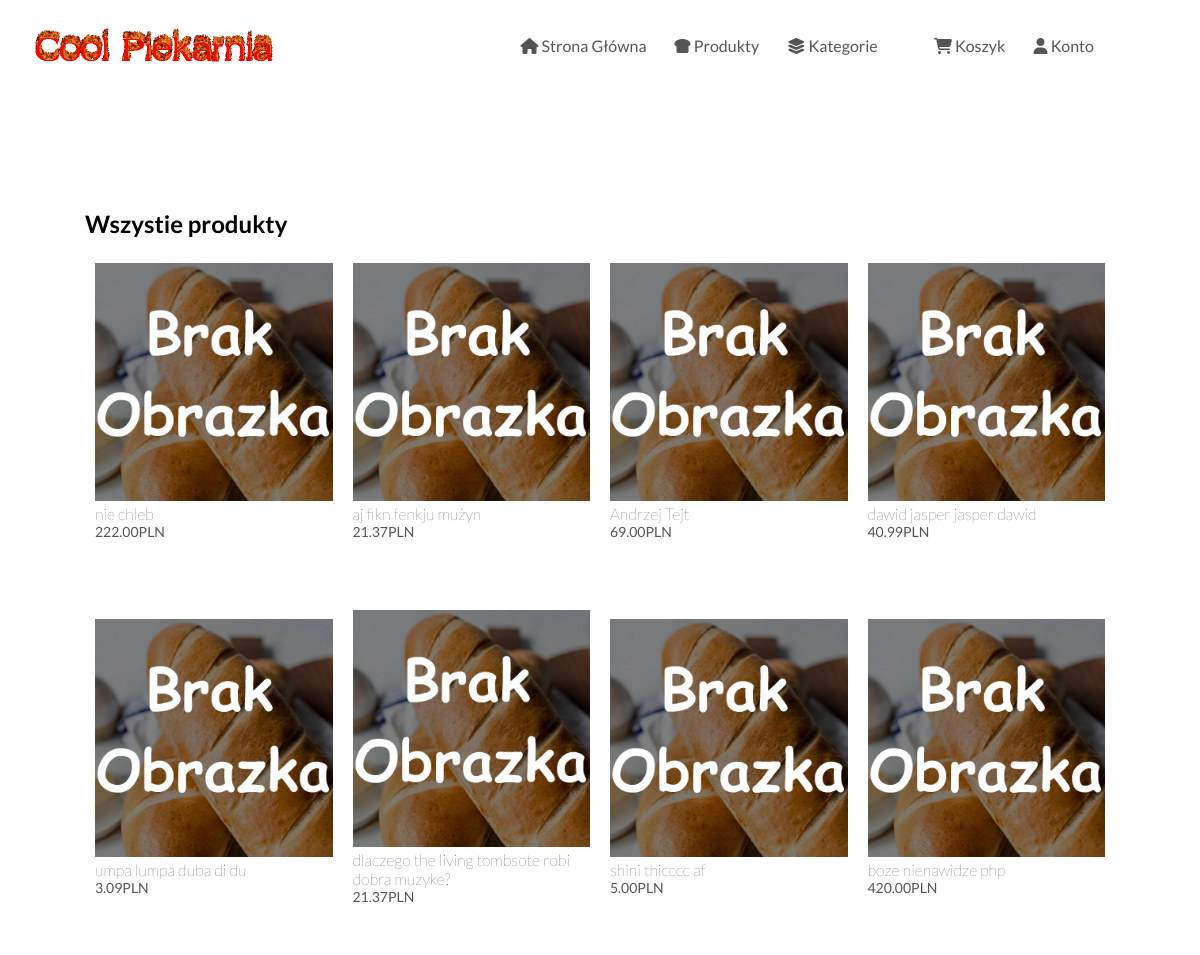
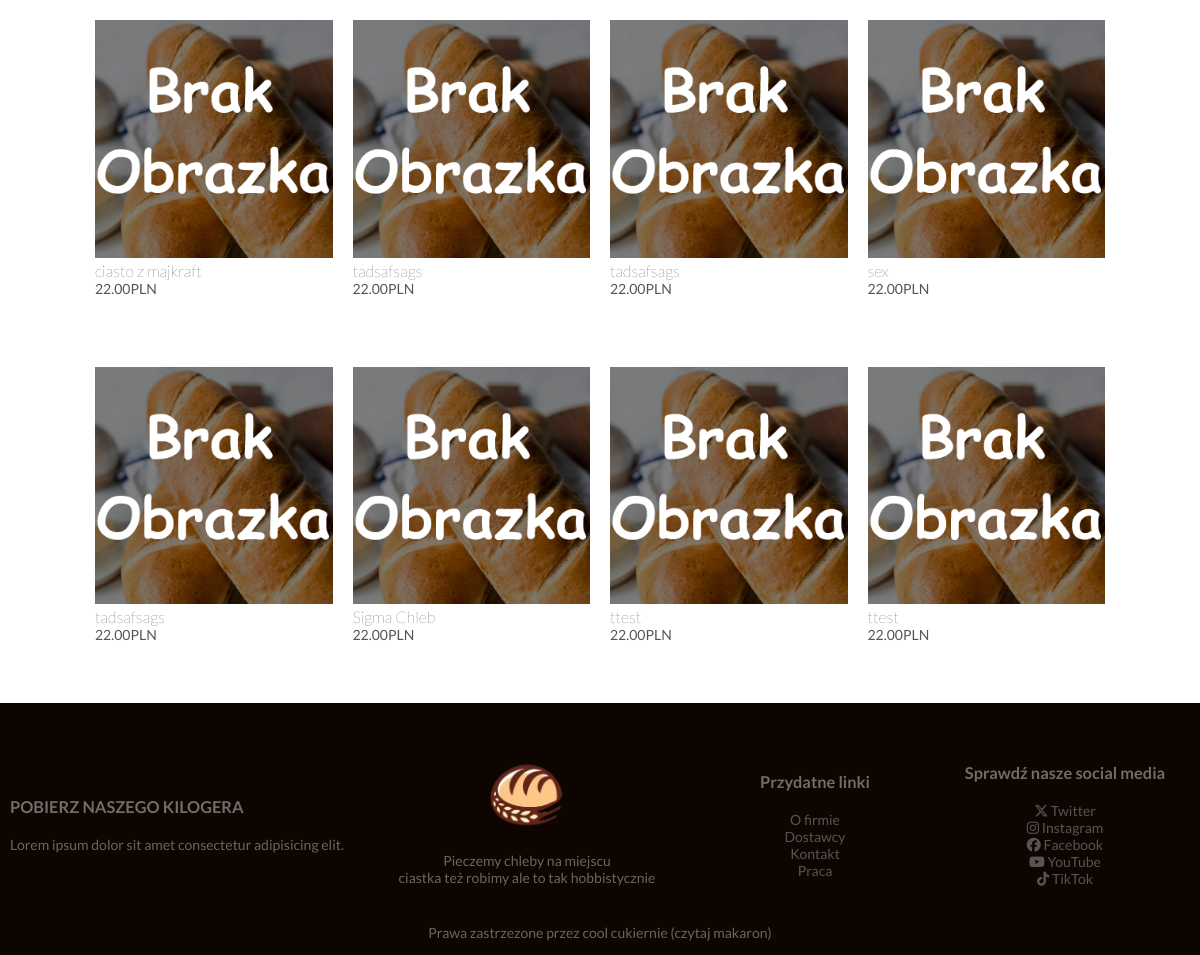
/products.php, run on the app's committed database (2 pictures, top to bottom).
### tables this page shows
CREATE TABLE IF NOT EXISTS `product` (
  `product_id` int(11) NOT NULL AUTO_INCREMENT,
  `product_name` char(128) NOT NULL,
  `product_price` decimal(10,2) DEFAULT NULL,
  `product_description` text DEFAULT NULL,
  `product_image_1` varchar(255) DEFAULT NULL,
  `product_image_2` varchar(255) DEFAULT NULL,
  `product_image_3` varchar(255) DEFAULT NULL,
  `product_image_4` varchar(255) DEFAULT NULL,
  PRIMARY KEY (`product_id`)
);

### php/display_products.php (the view, shortened to what this page needs)
<?php
        if ($result = $connect->query("SELECT * FROM product;")) {
            while ($row = $result->fetch_assoc()) {
                echo "<div class='col-4'><a href='../public/landing.php?product={$row['product_id']}'>";
                if (is_null($row['product_image_1'])) echo "<img src='../images/noImage.png' alt='Brak Ustawionego Obrazu'>";
                else echo "<img src='../public/category_images/{$row["product_image_1"]} alt='{$row["category_name"]}'>";
                echo "<h4>{$row['product_name']}</h4><p>{$row['product_price']}PLN</p> </a></div>";
            }
        }
?>

### css/all.css (style rules this page uses)
* { margin: 0; padding: 0; box-sizing: border-box; font-family: "Lato", sans-serif; }
a { text-decoration: none; color: #555; }
p { color: #555; }
.col-4 { flex-basis: 25%; padding: 10px; min-width: 200px; margin-bottom: 50px; transition: 250ms; }
.col-4 img { width: 100%; }
.col-4 p { font-size: 14px; }
h4 { color: #000000; font-weight: 200; }

### data on the page
product: product_name "nie chleb", product_price "222.00"
product: product_name "aj fikn fenkju mużyn", product_price "21.37"
product: product_name "Andrzej Tejt", product_price "69.00"
product: product_name "dawid jasper jasper dawid", product_price "40.99"
product: product_name "umpa lumpa duba di du", product_price "3.09"
product: product_name "dlaczego the living tombsote robi dobra muzyke?", product_price "21.37"
product: product_name "shini thicccc af", product_price "5.00"
product: product_name "boze nienawidze php", product_price "420.00"
product: product_name "ciasto z majkraft", product_price "22.00"
product: product_name "tadsafsags", product_price "22.00"
product: product_name "tadsafsags", product_price "22.00"
product: product_name "sex", product_price "22.00"
product: product_name "tadsafsags", product_price "22.00"
product: product_name "Sigma Chleb", product_price "22.00"
product: product_name "ttest", product_price "22.00"
product: product_name "ttest", product_price "22.00"
